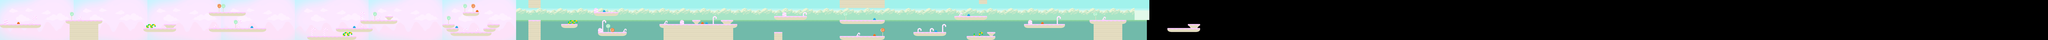

Rendered tile map (Tiled .tmx) drawn with the repository's tilesets; below, a short description and the map source with its tile grids summarised:
An orthogonal 500x10 tile map with 70x70 px tiles, 4 tile layers (Back, Couds1, Clouds2, Platforms), 5 tilesets and 70 objects.

<map version="1.0" tiledversion="1.0.2" orientation="orthogonal" renderorder="right-down" width="500" height="10" tilewidth="70" tileheight="70" nextobjectid="73">
 <tileset firstgid="1" source="background.tsx" />
 <tileset firstgid="7" source="clouds.tsx" />
 <tileset firstgid="28" source="candy.tsx" />
 <tileset firstgid="49" source="aaaaaaaaaaaaaaaaaa.tsx" />
 <tileset firstgid="249" source="cccccccccccc.tsx" />
 <layer name="Back" width="500" height="10">
  <data>[5000 cells, 2800 non-empty, 3 distinct tile ids]</data>
 </layer>
 <layer name="Couds1" width="500" height="10">
  <data>[5000 cells, 588 non-empty, 21 distinct tile ids]</data>
 </layer>
 <layer name="Clouds2" width="500" height="10">
  <data>[5000 cells, 1573 non-empty, 202 distinct tile ids]</data>
 </layer>
 <layer name="Platforms" width="500" height="10">
  <data>[5000 cells, 481 non-empty, 21 distinct tile ids]</data>
 </layer>
 <objectgroup name="Objects_Platforms">
  <object id="1" x="-3.33333" y="421.333" width="702.667" height="66.6667" />
  <object id="2" x="1122" y="350.667" width="626.667" height="67.3333" />
  <object id="4" x="1190" y="420" width="490" height="283.333" />
  <object id="5" x="2455" y="492" width="555" height="67" />
  <object id="6" x="2803" y="420" width="206" height="71" />
  <object id="7" x="2806" y="5" width="204" height="204" />
  <object id="8" x="3574" y="207" width="627" height="75" />
  <object id="9" x="3571" y="494" width="978" height="67" />
  <object id="10" x="5252" y="632" width="838" height="67" />
  <object id="11" x="5744" y="493" width="623" height="72" />
  <object id="12" x="6166" y="351" width="623" height="71" />
  <object id="13" x="6577" y="279" width="143" height="71" />
  <object id="14" x="7562" y="421" width="204" height="69" />
  <object id="15" x="7634" y="491" width="201" height="66" />
  <object id="16" x="7702" y="556" width="705" height="74" />
  <object id="17" x="8261" y="492" width="209" height="65" />
  <object id="18" x="8333" y="423" width="208" height="67" />
  <object id="19" x="7910" y="215" width="284" height="66" />
  <object id="20" x="9032" y="350" width="205" height="351" />
  <object id="21" x="9027" y="-1" width="215" height="140" />
  <object id="22" x="9593" y="419" width="275" height="66" />
  <object id="23" x="10150" y="213" width="418" height="68" />
  <object id="24" x="10222" y="560" width="485" height="70" />
  <object id="25" x="11270.7" y="422.667" width="1325.33" height="64" />
  <object id="26" x="11337.3" y="490.667" width="1189.33" height="209.333" />
  <object id="27" x="11824" y="348" width="145.333" height="70.6667" />
  <object id="28" x="12320" y="346.667" width="210.667" height="74.6667" />
  <object id="30" x="13232" y="558.667" width="140" height="140" />
  <object id="31" x="13233.3" y="276" width="553.333" height="76" />
  <object id="32" x="14350.7" y="-16" width="770.667" height="154.667" />
  <object id="33" x="14348" y="350.667" width="770.667" height="70.6667" />
  <object id="34" x="14353.3" y="633.333" width="762.667" height="68" />
  <object id="35" x="15610.7" y="560" width="564" height="70.6667" />
  <object id="36" x="16313.3" y="280" width="558.667" height="69.3333" />
  <object id="37" x="16733.3" y="-9.33333" width="137.333" height="73.3333" />
  <object id="38" x="16874.7" y="558.667" width="132" height="69.3333" />
  <object id="39" x="16517.3" y="629.333" width="488" height="74.6667" />
  <object id="40" x="17105.3" y="1018.67" height="4" />
  <object id="41" x="17496" y="420" width="706.667" height="68" />
  <object id="42" x="18625.3" y="352" width="622.667" height="69.3333" />
  <object id="43" x="18689.3" y="428" width="490.667" height="269.333" />
  <object id="44" x="19077.3" y="1020" width="4" height="9.33333" />
 </objectgroup>
 <objectgroup name="Enemies">
  <object id="45" x="1545.33" y="149.333" width="202.667" height="198.667" />
  <object id="46" x="2804" y="236" width="210.667" height="184" />
  <object id="47" x="4065.33" y="65.3333" width="134.667" height="138.667" />
  <object id="48" x="4342.67" y="352" width="212" height="137.333" />
  <object id="49" x="5809.33" y="350.667" width="138.667" height="138.667" />
  <object id="50" x="6581.33" y="142.667" width="134.667" height="136" />
  <object id="51" x="8333.33" y="282.667" width="204" height="138.667" />
  <object id="52" x="9070.67" y="201.333" width="148" height="146.667" />
  <object id="53" x="10350.7" y="41.3333" width="220" height="172" />
  <object id="54" x="11830.7" y="228" width="134.667" height="121.333" />
  <object id="55" x="11477.3" y="349.333" width="74.6667" height="76" />
  <object id="56" x="12318.7" y="161.333" width="208" height="180" />
  <object id="57" x="13228" y="418.667" width="140" height="141.333" />
  <object id="58" x="14980" y="209.333" width="138.667" height="140" />
  <object id="59" x="14350.7" y="493.333" width="136" height="138.667" />
  <object id="60" x="14598.7" y="193.333" width="172" height="154.667" />
  <object id="61" x="16860" y="418.667" width="144" height="140" />
  <object id="62" x="16648" y="104" width="220" height="173.333" />
  <object id="63" x="19044" y="150" width="202.667" height="198.667" />
 </objectgroup>
 <objectgroup name="Bonuses">
  <object id="64" x="2026.67" y="493.333" width="73.3333" height="64" />
  <object id="65" x="4413.33" y="73.3333" width="57.3333" height="65.3333" />
  <object id="66" x="6020" y="354.667" width="66.6667" height="57.3333" />
  <object id="67" x="8021.33" y="409.333" width="68" height="72" />
  <object id="68" x="10784" y="60" width="60" height="77.3333" />
  <object id="69" x="12112" y="282.667" width="70.6667" height="65.3333" />
  <object id="70" x="13860" y="481.333" width="62.6667" height="76" />
  <object id="71" x="14845.3" y="494.667" width="70.6667" height="68" />
  <object id="72" x="17085.3" y="129.333" width="52" height="69.3333" />
 </objectgroup>
</map>
